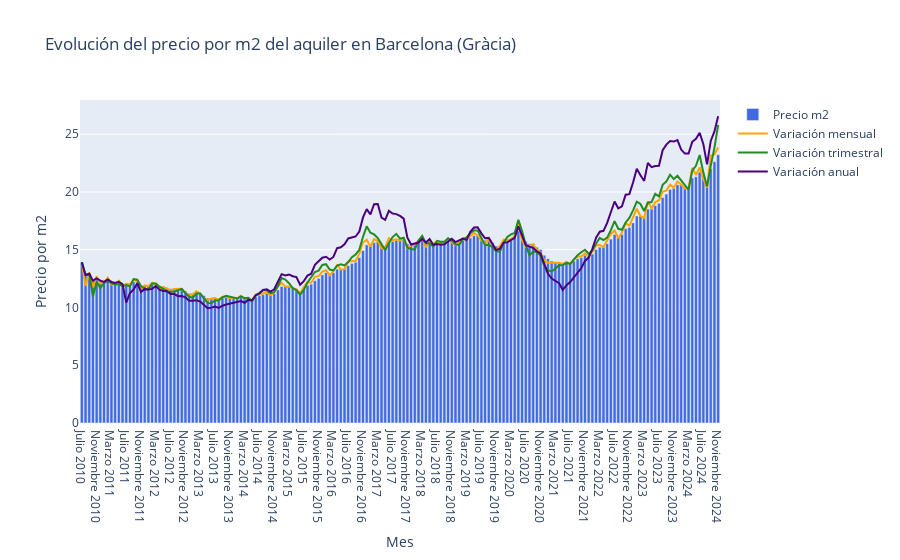

The notebook cell saved with this chart:
### Code cell
soup = get_html('htmls/barcelona/historico_barcelona_alquiler.html')
df_historico_precios_alquiler_barcelona = extract_values(soup)
plot_data(df_historico_precios_alquiler_barcelona, title="Evolución del precio por m2 del aquiler en Barcelona (Gràcia)")

### Figure 1 — Plotly figure (JSON) as saved in the notebook; plotly's stock layout.template omitted (floating-point values rounded to 4 significant figures; data arrays with more than 128 entries replaced by an {"elided": "..."} marker saying what was removed)
{"data": [{"marker": {"color": "royalblue"}, "name": "Precio m2", "type": "bar", "x": {"elided": "173 str values"}, "y": {"elided": "173 float values"}}, {"hovertemplate": "Mes: %{x}<br>Variación mensual: %{y:.3f} €<br>Porcentaje: %{text}%<br>", "line": {"color": "orange"}, "mode": "lines", "name": "Variación mensual", "text": {"elided": "173 str values"}, "type": "scatter", "x": {"elided": "173 str values"}, "y": {"elided": "173 float values"}}, {"hovertemplate": "Mes: %{x}<br>Variación trimestral: %{y:.3f} €<br>Porcentaje: %{text}%<br>", "line": {"color": "forestgreen"}, "mode": "lines", "name": "Variación trimestral", "text": {"elided": "173 str values"}, "type": "scatter", "x": {"elided": "173 str values"}, "y": {"elided": "173 float values"}}, {"hovertemplate": "Mes: %{x}<br>Variación anual: %{y:.3f} €<br>Porcentaje: %{text}%<br>", "line": {"color": "indigo"}, "mode": "lines", "name": "Variación anual", "text": {"elided": "173 str values"}, "type": "scatter", "x": {"elided": "173 str values"}, "y": {"elided": "173 float values"}}], "layout": {"title": {"text": "Evolución del precio por m2 del aquiler en Barcelona (Gràcia)"}, "xaxis": {"title": {"text": "Mes"}}, "yaxis": {"title": {"text": "Precio por m2"}}, "yaxis2": {"overlaying": "y", "side": "right", "title": {"text": "Variación mensual (%)"}}}}
